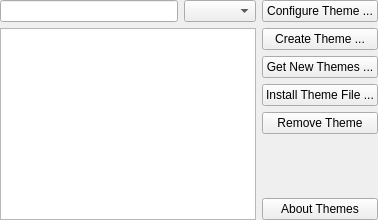
<?xml version="1.0" encoding="UTF-8"?>
<ui version="4.0">
 <class>KThemeSelectorWidgets</class>
 <widget class="QWidget" name="KThemeSelectorWidgets">
  <layout class="QHBoxLayout" name="horizontalLayout_2">
   <property name="leftMargin">
     <number>0</number>
    </property>
    <property name="topMargin">
     <number>0</number>
    </property>
    <property name="rightMargin">
     <number>0</number>
    </property>
    <property name="bottomMargin">
     <number>0</number>
    </property>
   <item>
    <layout class="QVBoxLayout" name="verticalLayout">
     <item>
      <layout class="QHBoxLayout" name="horizontalLayout">
       <item>
        <widget class="QLineEdit" name="m_editFilter"/>
       </item>
       <item>
        <widget class="QComboBox" name="m_viewModeChooser"/>
       </item>
      </layout>
     </item>
     <item>
      <widget class="QListWidget" name="m_view"/>
     </item>
    </layout>
   </item>
   <item>
    <layout class="QVBoxLayout" name="_4">
     <item>
      <widget class="QPushButton" name="m_buttonConfigure">
       <property name="text">
        <string>Configure Theme ...</string>
       </property>
      </widget>
     </item>
     <item>
      <widget class="QPushButton" name="m_buttonCreate">
       <property name="text">
        <string>Create Theme ...</string>
       </property>
      </widget>
     </item>
     <item>
      <widget class="QPushButton" name="m_buttonGetNew">
       <property name="text">
        <string>Get New Themes ...</string>
       </property>
      </widget>
     </item>
     <item>
      <widget class="QPushButton" name="m_buttonInstall">
       <property name="text">
        <string>Install Theme File ...</string>
       </property>
      </widget>
     </item>
     <item>
      <widget class="QPushButton" name="m_buttonRemove">
       <property name="text">
        <string>Remove Theme</string>
       </property>
      </widget>
     </item>
     <item>
      <spacer name="spacer">
       <property name="orientation">
        <enum>Qt::Vertical</enum>
       </property>
       <property name="sizeHint" stdset="0">
        <size>
         <width>0</width>
         <height>0</height>
        </size>
       </property>
      </spacer>
     </item>
     <item>
      <widget class="QPushButton" name="m_buttonAbout">
       <property name="text">
        <string>About Themes</string>
       </property>
      </widget>
     </item>
    </layout>
   </item>
  </layout>
 </widget>
 <resources/>
 <connections/>
</ui>
